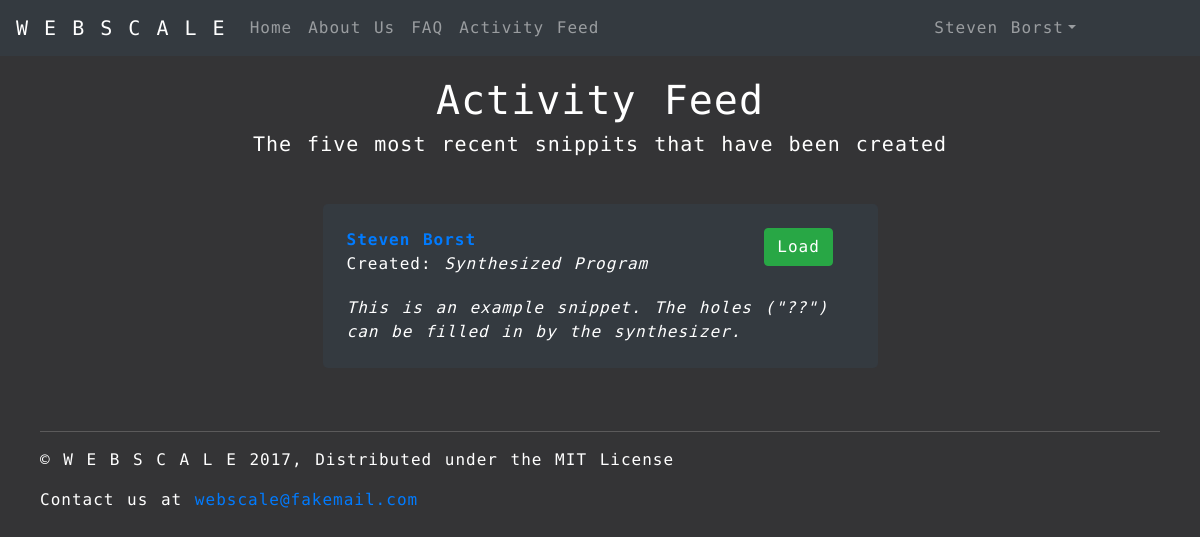
Page /feed/ on the earlier database version.
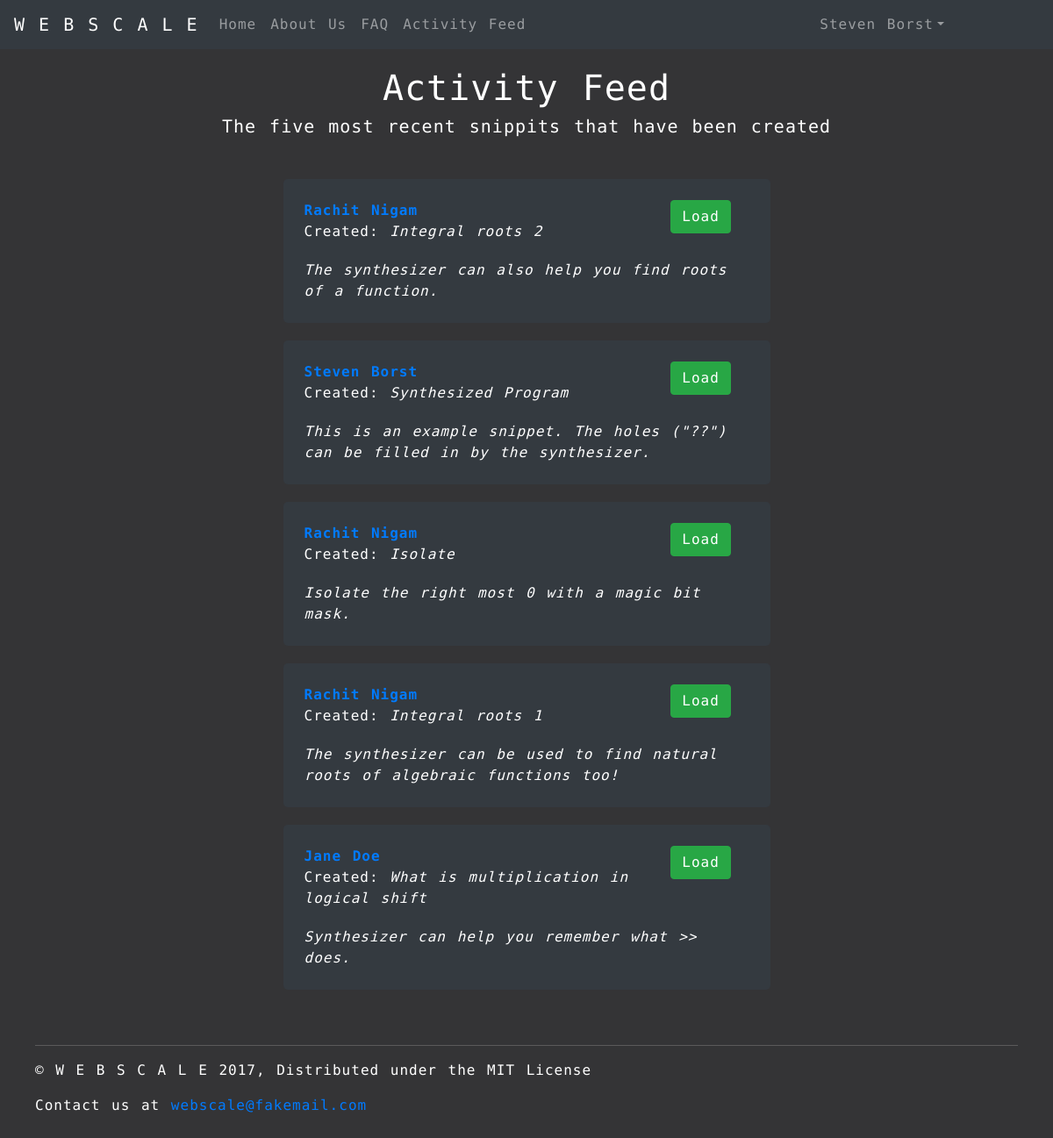
Same page on the later database version.
### synthesizer/models.py (models this page shows, shortened)
class Snippit(models.Model):
    id = models.UUIDField(primary_key=True, default=uuid.uuid4, help_text="Unique ID for this Snippit")
    user_id = models.ForeignKey('User', on_delete=models.SET_NULL, null=True)
    name = models.CharField('Name', max_length=200, help_text="Enter name")
    description = models.TextField(max_length=1000, help_text="Enter the snippit description")
    program_text = models.TextField(max_length=99999, help_text="Enter the program holes")
    program_spec = models.TextField(max_length=99999, help_text="Enter the program spec")
    """
    The synthesizer result needs to be a different kind of model field that will be generated, not entered
    """
    synthesizer_result = models.TextField(max_length=99999, help_text="Enter the synthesizer result")
    is_public = models.BooleanField(default=True, help_text="Toggle for user's public visibility")

class User(models.Model):
    id = models.UUIDField(primary_key=True, default=uuid.uuid4, help_text="Unique ID for this particular user")
    name = models.CharField('Name', max_length=200, help_text="Enter your name")
    email = models.EmailField('email', max_length=200, help_text= "Enter you email")
    hashed_password = models.CharField(max_length=200)

### synthesizer/views.py (the view)
# urls.py: url(r'^feed/$', views.feed, name='feed'),
def feed(request):
    snippits = Snippit.objects.filter(is_public=True).order_by('-id')[:5]
    return render(
        request,
        'synthesizer/feed.html',
        context={'page_title': 'Activity Feed', 'snippits': snippits},
    )

### synthesizer/templates/synthesizer/feed.html (shortened to what this page needs)
{% extends "base_page.html" %}
{% block css %}
{% load static %}
<link rel="stylesheet" type="text/css" href="{% static 'css/webscale-feed.css' %}">
{% endblock %}
{% block content %}
<div class="container">
    <h1 class="page-title">Activity Feed</h1>
    <h5 class="page-subtitle">The five most recent snippits that have been created</h5>
    <div id="main" class="row">
        <div class="col">
            {% for snippit in snippits %}
            <div class="mx-auto w-50 p-4 bg-dark feed-card">
                <div class="row">
                    <div class="col-9 card-heading">
                        <div class="row">
                            <div><b><a href="{% url 'profile' snippit.user_id.id.hex %}">{{snippit.user_id.name}}</a></b></div>
                        </div>
                        <div class="row">
                            <div>Created: <em>{{snippit.name}}</em></div>
                        </div>
                    </div>
                    <div class="col-2 float-right">
                        <a class="btn btn-success btn-small" href="{% url 'program' snippit.id.hex %}">Load</a>
                    </div>
                </div>
                <div class="row card-description">
                    <div class="col-12">
                        <span><i>{{snippit.description}}</i></span>
                    </div>
                </div>
            </div>
            {% endfor %}
        </div>
    </div>
    <footer class="footer">
        <hr class="footer-hr">
        <p>&copy; W E B S C A L E 2017, Distributed under the MIT License</p>
        <p>Contact us at <a href="mailto:webscale@fakemail.com">webscale@fakemail.com</a></p>
    </footer>
</div>
{% endblock %}

### synthesizer/templates/base_page.html (shortened to what this page needs)
<!DOCTYPE html>
<html lang="en">
<head>
  {% load static %}
  {% block css %}<link rel="stylesheet" type="text/css" href="{% static 'css/webscale-index.css' %}">{% endblock %}
  <link rel="stylesheet" href="https://maxcdn.bootstrapcdn.com/bootstrap/4.0.0-beta/css/bootstrap.min.css"
>
</head>
<body>
    {% block navbar %}
    <nav class="navbar navbar-expand-md navbar-dark bg-dark">
        <a class="navbar-brand" href="{% url 'index' %}">W E B S C A L E</a>
        <div class="collapse navbar-collapse">
            <ul class="navbar-nav mr-auto">
                <li class="nav-item">
                    <a class="nav-link" href="{% url 'index' %}">Home</a>
                </li>
                <li class="nav-item">
                    <a class="nav-link" href="{% url 'about' %}">About Us</a>
                </li>
                <li class="nav-item">
                    <a class="nav-link" href="{% url 'faq' %}">FAQ</a>
                </li>
                <li class="nav-item">
                    <a class="nav-link" href="{% url 'feed' %}">Activity Feed</a>
                </li>
            </ul>
            <ul id="user-drop-down" class="navbar-nav ml-auto">
                <li class="nav-item dropdown">
                    <a class="nav-link dropdown-toggle" href="#" id="drop-down" data-toggle="dropdown" aria-haspopup="true" aria-expanded="false">Steven Borst</a>
                </li>
            </ul>
        </div>
    </nav>
    {% endblock %}
    {% block content %}{% endblock %}
</body>
</html>

### synthesizer/static/css/webscale-feed.css (style rules this page uses)
* { letter-spacing: 1px; word-spacing: 2px; line-height: 150%; font-family: 'Encode Sans Expanded', sans-serif; }
html, body { background: linear-gradient(to bottom, rgba(52, 52, 54, 1.0), rgba(52, 52, 54, 1.0)); color: white !important; position: relative; }
body { padding-bottom: 150px; }
#user-drop-down { padding-right: 100px; }
.page-title { text-align: center; padding-top: 20px; }
.page-subtitle { text-align: center; padding-bottom: 20px; }
.feed-card { border-radius: 5px; margin-top: 20px; margin-bottom: 20px; }
.card-heading { margin-left: 15px; }
.card-description { padding-top: 20px; }
.footer { padding: 10px 40px 10px 40px; position: absolute; bottom: 0; left: 0; right: 0; }
.footer-hr { border-top: 1px solid rgba(194, 192, 192, 0.27); }

Differences in the rows shown:
added Snippit: user_id.name "Rachit Nigam", name "Integral roots 2", description "The synthesizer can also help you find roots of a function."
added Snippit: user_id.name "Rachit Nigam", name "Isolate", description "Isolate the right most 0 with a magic bit mask."
added Snippit: user_id.name "Rachit Nigam", name "Integral roots 1", description "The synthesizer can be used to find natural roots of algebraic functions too!"
added Snippit: user_id.name "Jane Doe", name "What is multiplication in logical shift", description "Synthesizer can help you remember what >> does."
